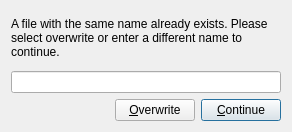
<?xml version="1.0" encoding="UTF-8"?>
<ui version="4.0">
 <class>qikeaConflict</class>
 <widget class="QDialog" name="qikeaConflict">
  <property name="geometry">
   <rect>
    <x>0</x>
    <y>0</y>
    <width>292</width>
    <height>132</height>
   </rect>
  </property>
  <property name="windowTitle">
   <string>Naming Conflict Detected</string>
  </property>
  <property name="windowIcon">
   <iconset resource="qikea.qrc">
    <normaloff>:/png/ikea.png</normaloff>:/png/ikea.png</iconset>
  </property>
  <layout class="QVBoxLayout">
   <item>
    <widget class="QLabel" name="textConflictMessage">
     <property name="text">
      <string>A file with the same name already exists. Please select overwrite or enter a different name to continue.</string>
     </property>
     <property name="alignment">
      <set>Qt::AlignVCenter</set>
     </property>
     <property name="wordWrap">
      <bool>true</bool>
     </property>
    </widget>
   </item>
   <item>
    <widget class="QLineEdit" name="lineConflictName"/>
   </item>
   <item>
    <layout class="QHBoxLayout">
     <item>
      <spacer>
       <property name="orientation">
        <enum>Qt::Horizontal</enum>
       </property>
       <property name="sizeHint" stdset="0">
        <size>
         <width>40</width>
         <height>20</height>
        </size>
       </property>
      </spacer>
     </item>
     <item>
      <widget class="QPushButton" name="buttonOverwrite">
       <property name="text">
        <string>&amp;Overwrite</string>
       </property>
       <property name="shortcut">
        <string>Alt+O</string>
       </property>
       <property name="autoDefault">
        <bool>false</bool>
       </property>
       <property name="default">
        <bool>false</bool>
       </property>
      </widget>
     </item>
     <item>
      <widget class="QPushButton" name="buttonContinue">
       <property name="text">
        <string>&amp;Continue</string>
       </property>
       <property name="shortcut">
        <string>Alt+C</string>
       </property>
       <property name="autoDefault">
        <bool>true</bool>
       </property>
       <property name="default">
        <bool>true</bool>
       </property>
      </widget>
     </item>
    </layout>
   </item>
  </layout>
 </widget>
 <resources>
  <include location="qikea.qrc"/>
 </resources>
 <connections/>
</ui>
